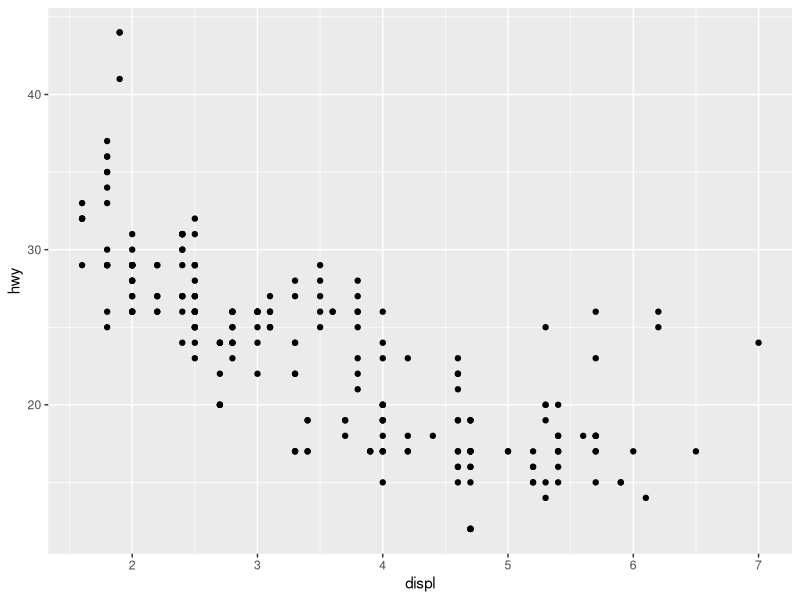
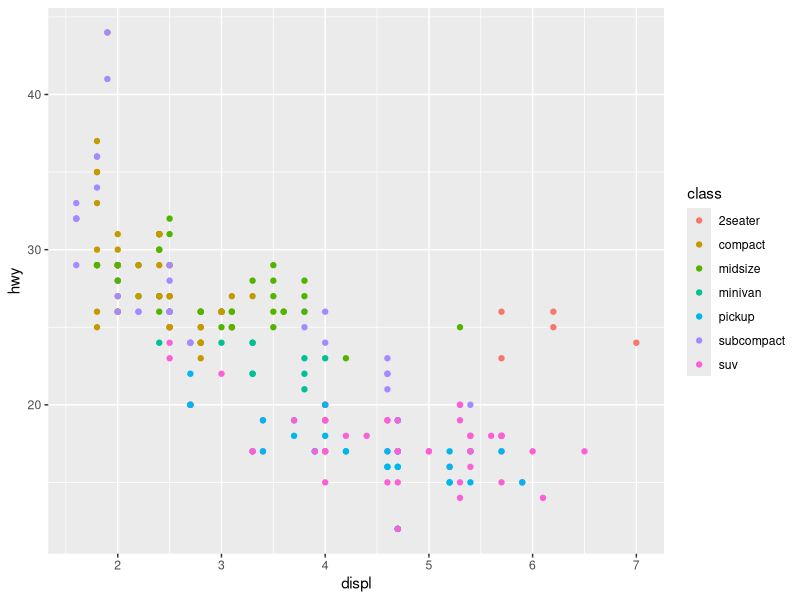
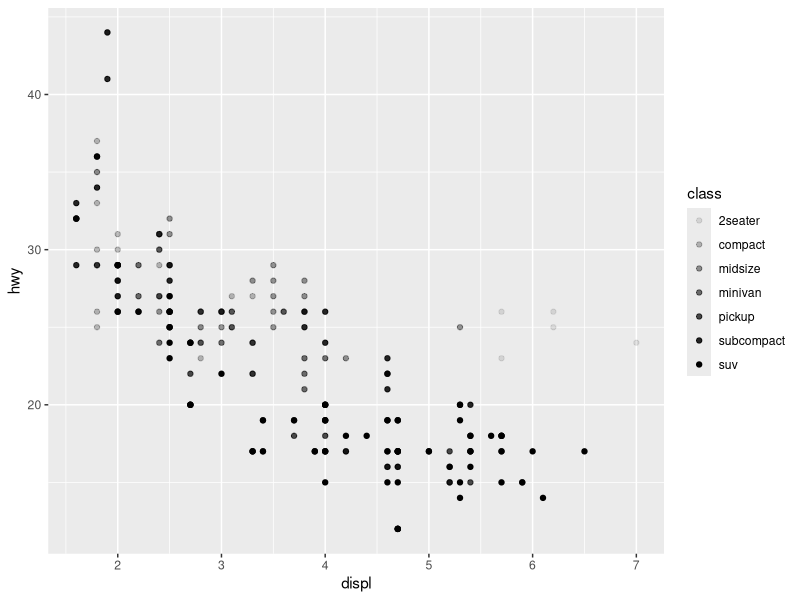
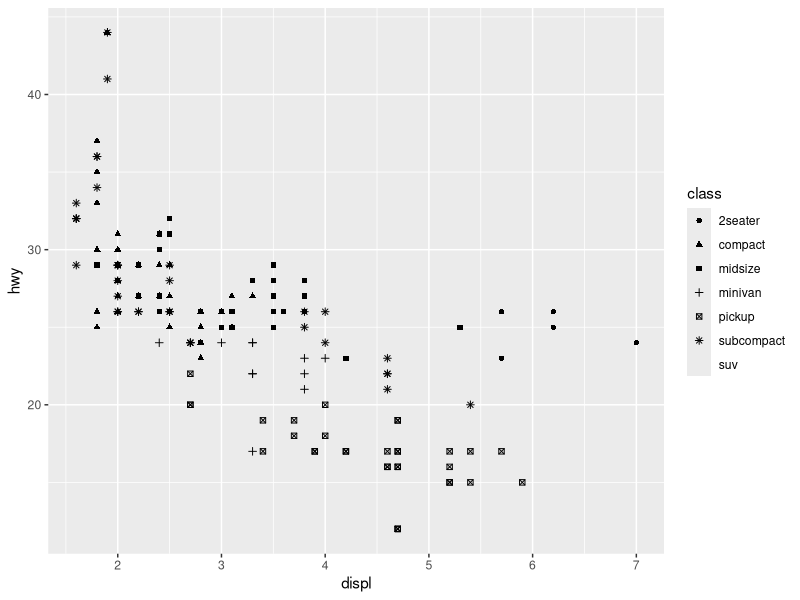

The R script that drew these images, in order:
library(tidyverse)

#check mpg dataframe found in ggplot2
mpg

#plot miles per gallon (mpg) data
ggplot(data = mpg) +
  geom_point(mapping = aes(x = displ, y = hwy))

#display number of rows and columns in mpg
nrow(mpg)
ncol(mpg)

#scatter plot of displ vs hwy
ggplot(data = mpg) +
  geom_point(mapping = aes(x = displ, y = hwy, color = class))

#plot using aplha aesthetic
ggplot(data = mpg) +
  geom_point(mapping = aes(x = displ, y = hwy, alpha = class))

#plot using shape aesthetic aesthetic
ggplot(data = mpg) +
  geom_point(mapping = aes(x = displ, y = hwy, shape = class))

#which variables in mpg are categorical? Which variables are continuous?
sapply(mpg, class)

#